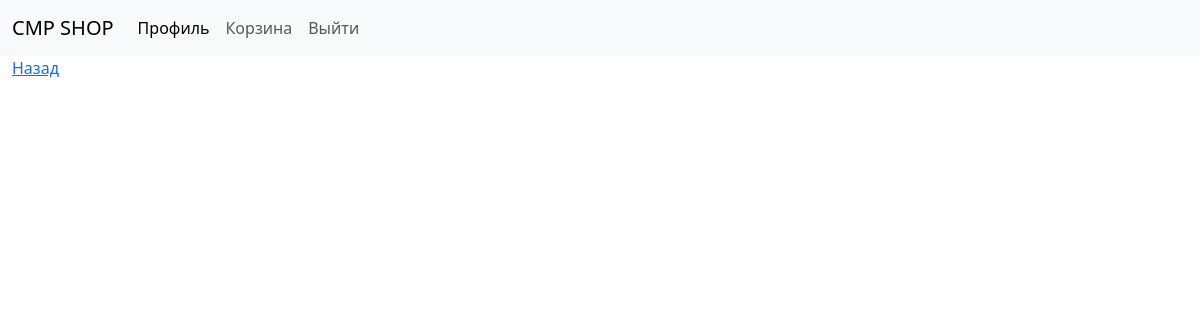
Before: /profile/order/2 (signed in) with the older database file.
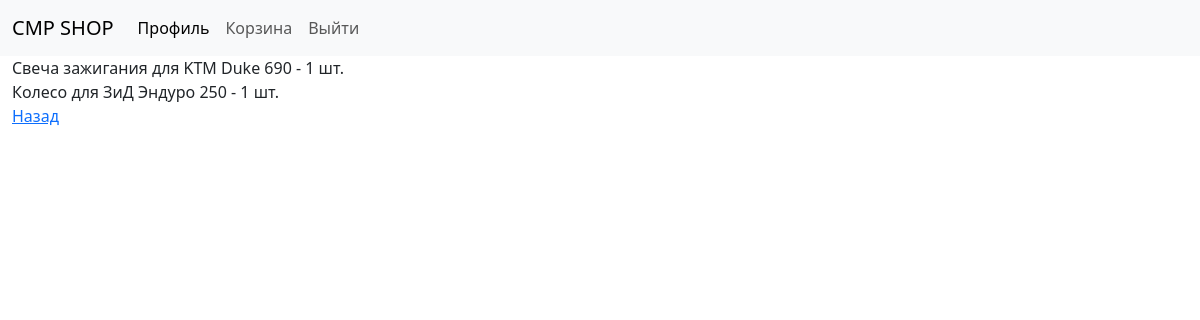
After: the same page with the newer database file.
### app/models.py (models this page shows, shortened)
class Basket(Base):
    __tablename__ = 'basket'
    id = Column(Integer, primary_key=True)
    amount = Column(Integer)
    part_id = Column(Integer, ForeignKey('part.id'))
    part = relationship('Part', back_populates='parent')
    order_id = Column(Integer, ForeignKey('order.id'))
    order = relationship('Order', back_populates='parent')

class Part(Base):
    __tablename__ = 'part'
    id = Column(Integer, primary_key=True)
    part_number = Column(String)
    description = Column(String)  # полное название детали
    price = Column(Integer)
    amount = Column(Integer)
    model_id = Column(Integer, ForeignKey('model.id'),  nullable=False)
    model = relationship('Model', back_populates="parent")
    element_id = Column(Integer, ForeignKey('element.id'), nullable=False)
    element = relationship('Element', back_populates="parent")
    parent = relationship('Basket', back_populates='part')   # переделать

class Brand(Base):
    __tablename__ = 'brand'
    id = Column(Integer, primary_key=True)
    brand_name = Column(String(30))
    parent = relationship('Model', back_populates='brand')

class Model(Base):
    __tablename__ = 'model'
    id = Column(Integer, primary_key=True)
    model_name = Column(String)
    brand_id = Column(Integer, ForeignKey('brand.id'), nullable=False)
    brand = relationship('Brand', back_populates="parent")
    type_id = Column(Integer, ForeignKey('type.id'), nullable=False)
    type = relationship('Type', back_populates="parent")
    parent = relationship('Part', back_populates='model')
    image_id = Column(Integer, ForeignKey('element_image.id'))

### app/main/routes.py (the view)
@bp.get('/profile/order/<order_id>')
@login_required
def order(order_id):
    parts = session.query(Basket).filter_by(order_id=order_id).all()
    return render_template('main/order.html', parts=parts)

### app/models.py (called while the page is built)
@login.user_loader
def load_user(id):
    user = session.query(User).get(int(id))
    return user

### app/templates/main/order.html
{% extends "base.html" %}
{% block content %}
{% for part in parts %}
    {{ part.part.description }} для {{ part.part.model.brand.brand_name }}
{{ part.part.model.model_name }} - {{ part.amount }} шт.<br>
{% endfor %}
<a href="{{ url_for('main.profile', username=current_user.name, id=current_user.id) }}">Назад</a>
{% endblock %}

Changed rows visible on the page:
added Basket: part.description "Свеча зажигания", part.model.brand.brand_name "KTM", part.model.model_name "Duke 690", amount "1"
added Basket: part.description "Колесо", part.model.brand.brand_name "ЗиД", part.model.model_name "Эндуро 250", amount "1"
